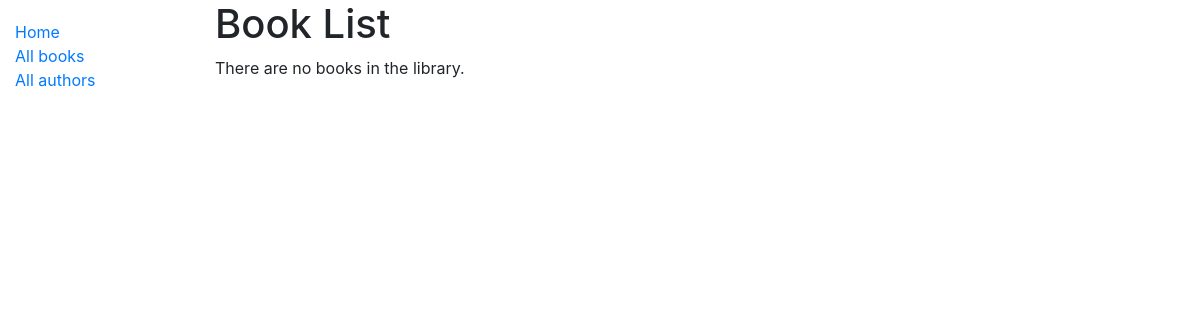
Before: /catalog/books/ with the older database file.
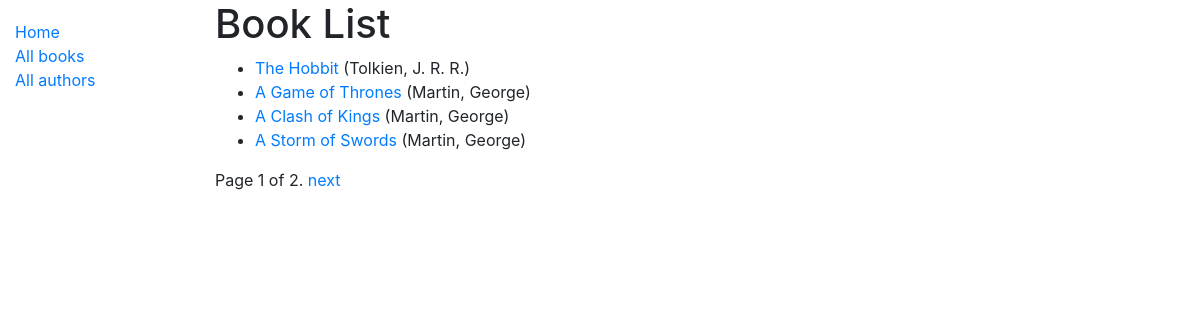
After: the same page with the newer database file.
### catalog/models.py (models this page shows, shortened)
class Book(models.Model):
    title = models.CharField(max_length=200, help_text = "Title of the book")
    author = models.ForeignKey('Author', on_delete=models.SET_NULL, null = True)
    summary = models.TextField(max_length=1000, help_text = 'Enter a brief description of the book')
    isbn = models.CharField('ISBN', max_length=13, help_text='13 Character <a href="https://www.isbn-international.org/content/what-isbn">ISBN number</a>')
    genre = models.ManyToManyField(Genre, help_text='Select a genre for this book')
    language = models.ForeignKey('Language', on_delete=models.SET_NULL, null = True)
    def get_absolute_url(self):
        return reverse('book-detail', args=[str(self.id)])
    def display_genre(self):
        """Create a string for the Genre. This is required to display genre in Admin.
            Only shows the first three values of genre."""
        return ', '.join(genre.name for genre in self.genre.all()[:3])
    display_genre.short_description = 'Genre'

class Author (models.Model):
    first_name = models.CharField(max_length=100)
    last_name = models.CharField(max_length=100)
    date_of_birth = models.DateField(null=True, blank=True)
    date_of_death = models.DateField('Died', null = True, blank = True)
    class Meta:
        ordering = ['last_name', 'first_name']
    def __str__ (self):
        return f'{self.last_name}, {self.first_name}'

### catalog/views.py (the view)
# urls.py: path('books/', views.BookListView.as_view(), name='books'),
class BookListView(generic.ListView):
    model = Book
    paginate_by = 4

### catalog/templates/catalog/book_list.html
{% extends "base_generic.html" %}
{% block content %}
  <h1>Book List</h1>
  {% if book_list %}
  <ul>
    {% for book in book_list %}
      <li>
        <a href="{{ book.get_absolute_url }}">{{ book.title }}</a> ({{book.author}})
      </li>
    {% endfor %}
  </ul>
  {% else %}
    <p>There are no books in the library.</p>
  {% endif %}
{% endblock %}

### catalog/templates/base_generic.html (shortened to what this page needs)
<!DOCTYPE html>
<html lang="en">
<head>
  <link rel="stylesheet" href="https://stackpath.bootstrapcdn.com/bootstrap/4.1.3/css/bootstrap.min.css">
  {% load static %}
  <link rel="stylesheet" href="{% static 'css/styles.css' %}">
</head>
<body>
  <div class="container-fluid">
    <div class="row">
      <div class="col-sm-2">
      {% block sidebar %}
        <ul class="sidebar-nav">
          <li><a href="{% url 'index' %}">Home</a></li>
          <li><a href="{% url 'books' %}">All books</a></li>
          <li><a href="{% url 'authors' %}">All authors</a></li>
        </ul>
     {% endblock %}
      </div>
      <div class="col-sm-10 ">{% block content %}{% endblock %}
      {% block pagination %}
        {% if is_paginated %}
            <div class="pagination">
                <span class="page-links">
                    <span class="page-current">
                        Page {{ page_obj.number }} of {{ page_obj.paginator.num_pages }}.
                    </span>
                    {% if page_obj.has_next %}
                        <a href="{{ request.path }}?page={{ page_obj.next_page_number }}">next</a>
                    {% endif %}
                </span>
            </div>
        {% endif %}
      {% endblock %}
      </div>
    </div>
  </div>
</body>
</html>

### catalog/static/css/styles.css (style rules this page uses)
.sidebar-nav { margin-top: 20px; padding: 0; list-style: none; }

Changed rows visible on the page:
added Book: title "The Hobbit", author "Tolkien, J. R. R."
added Book: title "A Game of Thrones", author "Martin, George"
added Book: title "A Clash of Kings", author "Martin, George"
added Book: title "A Storm of Swords", author "Martin, George"
Other visible differences:
{{ page_obj.number }}: (not shown) → "1"
{{ page_obj.paginator.num_pages }}: (not shown) → "2"
text no longer shown: "There are no books in the library."
text now shown: "Page of . next"
